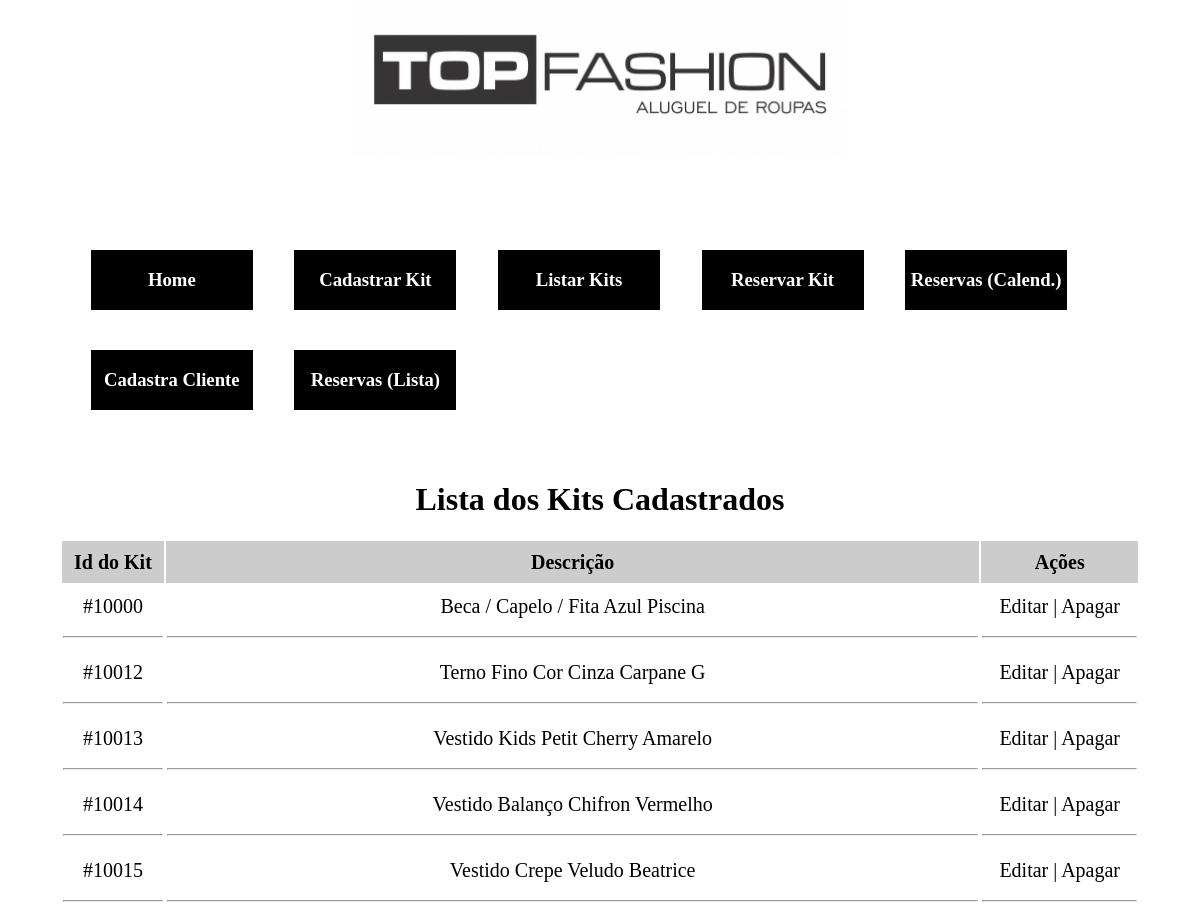
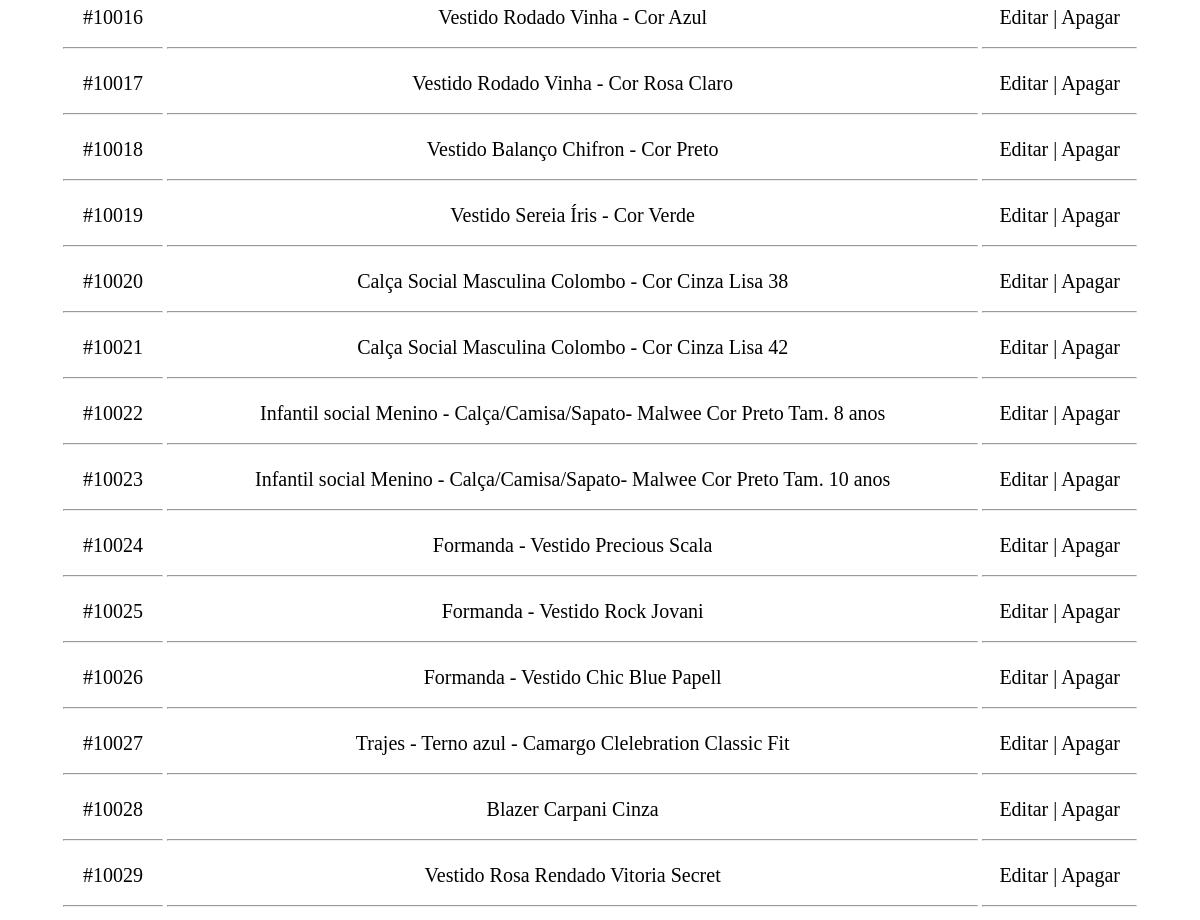
/views/kitslista (signed in), run on the app's committed database (2 pictures, top to bottom).
### tables this page shows
CREATE TABLE `kits` (
  `id` int(11) NOT NULL,
  `kit` varchar(100) NOT NULL
);

### views/kitslista.php (the view, shortened to what this page needs)
<?php
require_once("../php/sessao.php");
require_once("../libraries/nav.php");
require_once("../libraries/head.php");
require_once("../libraries/menu.php");
$sqlListar = "SELECT * FROM kits";
?>
<div class="conteudo-modal">
	<center>
		<h1>Lista dos Kits Cadastrados</h1>
	</center>
				<table class="tabela">
					<tr>
						<th>Id do Kit</th>
						<th>Descrição</th>
						<th>Ações</th>
					</tr>
					<?php
					$sqlListar = $pdo->query($sqlListar);
					foreach($sqlListar->fetchAll() as $kit){
					?>
					<tr>
						<td><?php echo "#".$kit['id']."<hr>" ?></td>
						<td><?php echo $kit['kit']."<hr>" ?></td>
						<td>
							<a href=<?php echo "editarkit.php?id=".$kit['id'];?> >
								Editar
							</a> |
							<a href=<?php echo "excluirkit.php?id=".$kit['id'];?> >
								Apagar
							</a>
							<hr>
						</td>
					</tr>
					<?php } ?>
				</table>
</div>

### libraries/nav.php
<div class="nav">
		<div class="navLogo">
		</div>
</div>

### libraries/head.php (shortened to what this page needs)
<!DOCTYPE html>
<html lang="pt-BR">
<link rel="stylesheet" type="text/css" href="../libraries/estilo.css">

### libraries/menu.php
<div class="conteudo">
	<div class="botoes">
		<a href="index">
			<div class="btn-interno">
				<h3>Home</h3>
			</div>
		</a>
	</div>
	<div class="botoes">
		<a href="cadastrarkit">
			<div class="btn-interno">
				<h3>Cadastrar Kit</h3>
			</div>
		</a>
	</div>
	<div class="botoes">
		<a href="kitslista">
			<div class="btn-interno">
				<h3>Listar Kits</h3>
			</div>
		</a>
	</div>
	<div class="botoes">
		<a href="reservar">
			<div class="btn-interno">
				<h3>Reservar Kit</h3>
			</div>
		</a>
	</div>
	<div class="botoes">
		<a href="calendario">
			<div class="btn-interno">
				<h3>Reservas (Calend.)</h3>
			</div>
		</a>
	</div>
	<div class="botoes">
		<a href="cadastrarcliente">
			<div class="btn-interno">
				<h3>Cadastra Cliente</h3>
			</div>
		</a>
	</div>
		<div class="botoes">
		<a href="listareservas">
			<div class="btn-interno">
				<h3>Reservas (Lista)</h3>
			</div>
		</a>
	</div>
</div>

### libraries/estilo.css (style rules this page uses)
a { text-decoration: none; color: #000; }
.nav { width: 100%; height: 160px; }
.navLogo { width: 100%; height: 100%; float: left; text-align: center; background-image: url("../img/logopequena.jpg"); background-repeat: no-repeat; background-position: 50% 10%; }
.conteudo { width: 90%; padding: 5%; float: left; }
.botoes { width: 15%; padding: 1%; float: left; margin-left: 20px; text-align: center; }
.btn-interno { width: 100%; height:60px; background-color: #000; line-height: 60px; color: white; }
.conteudo-modal { width: 90%; margin: auto; }
.tabela { width: 100%; text-align: center; font-size: 20px; line-height: 40px; }
table { font-size: 14px; }
th { background-color: #ccc; font-size: 20px; }

### data on the page
kits: id "10000", kit "Beca / Capelo / Fita Azul Piscina"
kits: id "10012", kit "Terno Fino Cor Cinza Carpane G"
kits: id "10013", kit "Vestido Kids Petit Cherry Amarelo"
kits: id "10014", kit "Vestido Balanço Chifron Vermelho"
kits: id "10015", kit "Vestido Crepe Veludo Beatrice"
kits: id "10016", kit "Vestido Rodado Vinha - Cor Azul"
kits: id "10017", kit "Vestido Rodado Vinha - Cor Rosa Claro"
kits: id "10018", kit "Vestido Balanço Chifron - Cor Preto"
kits: id "10019", kit "Vestido Sereia Íris - Cor Verde"
kits: id "10020", kit "Calça Social Masculina Colombo - Cor Cinza Lisa 38"
kits: id "10021", kit "Calça Social Masculina Colombo - Cor Cinza Lisa 42"
kits: id "10022", kit "Infantil social Menino - Calça/Camisa/Sapato- Malwee Cor Preto Tam. 8 anos"
kits: id "10023", kit "Infantil social Menino - Calça/Camisa/Sapato- Malwee Cor Preto Tam. 10 anos"
kits: id "10024", kit "Formanda - Vestido Precious Scala"
kits: id "10025", kit "Formanda - Vestido Rock Jovani"
kits: id "10026", kit "Formanda - Vestido Chic Blue Papell"
kits: id "10027", kit "Trajes - Terno azul - Camargo Clelebration Classic Fit"
kits: id "10028", kit "Blazer Carpani Cinza"
kits: id "10029", kit "Vestido Rosa Rendado Vitoria Secret"
